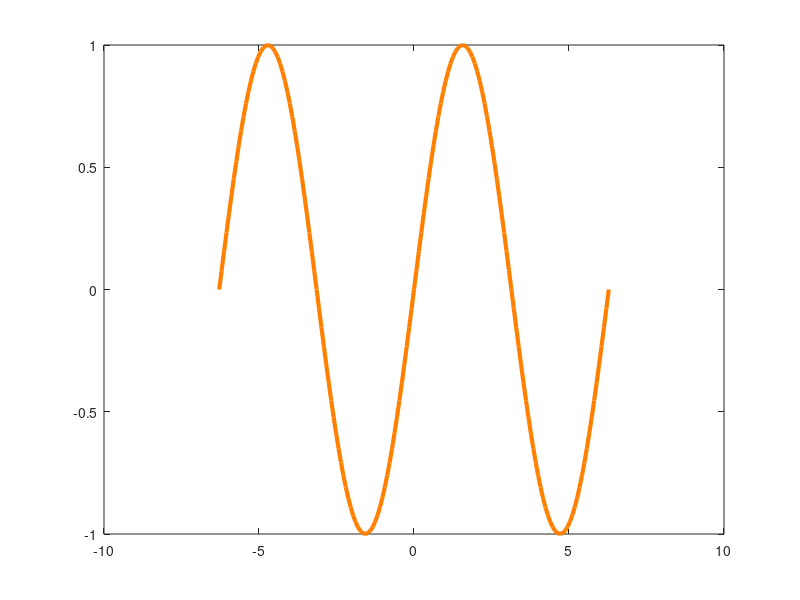

This chart was generated by the following MATLAB code:
% MATLAB Script: SinePlotHandle.m

x = -2*pi:pi/40:2*pi;   % create data
y = sin(x);             % fine sine of x
Hls_sin = plot(x,y)     % plot sine and save lineseries handle

set(Hls_sin,'Color',[1 0.5 0],'LineWidth',3) % Change color and width